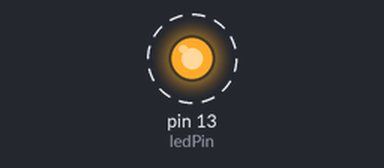
Recording of a sketch running on a simulated Arduino Uno, built with avr-gcc and run on an emulated ATmega328P. Parts: output pins drawn as LEDs (lit = HIGH). Dashed ring = blinking.

Above: at 0.2 s.
Timing chart, 0 to 3.0 s (numbered marks = the images above):
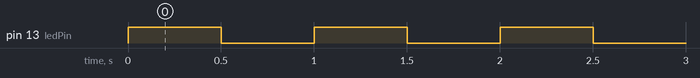

The sketch:

ArduinoTestCTCModeTimerBlink.ino
```cpp
/*
 Name:		ArduinoTestCTCModeTimerBlink.ino
 Created:	12/12/2019 6:09:55 PM
 Author:	Michael

 This is taken from a tutorial on timers and interrupts
 https://www.robotshop.com/community/forum/t/arduino-101-timers-and-interrupts/13072

 Arduino 101: timer and interrupts
   1: Timer1 compare match interrupt example
   more infos: http://www.letmakerobots.com/node/28278

 Brought here and modified to experiment and learn

*/

#define ledPin 13

#ifndef MAIN_ARDUINO_FUNCTIOS

// the setup function runs once when you press reset or power the board
void setup() {
    pinMode(ledPin, OUTPUT);
    SetupTimer1();
}

// the loop function runs over and over again until power down or reset
void loop() {
    // Nothing to do here. The interupt does it all
    // Added a delay here to show that the timer keeps working independently of main loop
    delay(2000);
    Serial.println("Wake on loop delay");
}

#endif // !MAIN_ARDUINO_FUNCTIOS

#ifndef PRIVATE_HELPER_FUNCTIONS

/*
Initialize Timer 1 as a CTC mode interupt that fires twice a second independant
of the main loop
*/
void SetupTimer1() {
    // initialize timer1

    noInterrupts();           // disable all interrupts
    // Set all masks to 0
    TCCR1A = 0;
    TCCR1B = 0;
    TCNT1 = 0;

    // Compare match register 16MHz/256/2Hz - sets the timer frequency to 2x second
    //
    // 1. CPU frequency 16Mhz for Arduino
    // 2. Maximum timer counter value(256 for 8bit, 65536 for 16bit timer) - Timer 1 is 8 bits
    // 3. Divide CPU frequency through the choosen prescaler(16000000 / 256 = 62500)
    // 4, Divide result through the desired frequency(62500 / 2Hz = 31250)
    // 5. Verify the result against the maximum timer counter value(31250 < 65536 success) if fail, choose bigger prescaler.
    TCNT1 = 0;
    OCR1A = 31250;
    TCCR1B |= (1 << WGM12);   // CTC mode (Clean Timer on Compare)
    TCCR1B |= (1 << CS12);    // 256 prescaler
    TIMSK1 |= (1 << OCIE1A);  // enable timer compare interrupt

    interrupts();             // enable all interrupts
}


bool isOn = 0;
/*
Timer compare interrupt service routine
This is the routine that gets called when the timer fires
*/
ISR(TIMER1_COMPA_vect) {
    digitalWrite(ledPin, digitalRead(ledPin) ^ 1);   // toggle LED pin
    // My addition to show on serial monitor
    Serial.println((isOn ? "+" : "-"));
    isOn = !isOn;
}

#endif // !PRIVATE_HELPER_FUNCTIONS
```

Measured:
- by itself, pin 13 (ledPin): alternates HIGH for 0.50 s and LOW for 0.50 s
